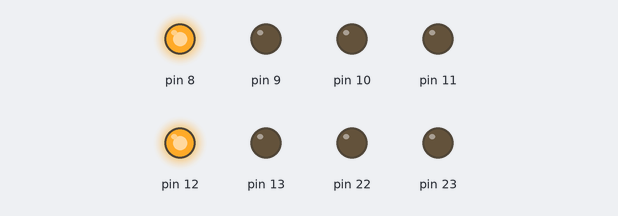
The sketch below on a simulated Arduino Uno, built with avr-gcc and run on an emulated ATmega328P. Shown: output pins drawn as LEDs (lit = HIGH).

Above: at 3.5 s.
At 6.5 s:
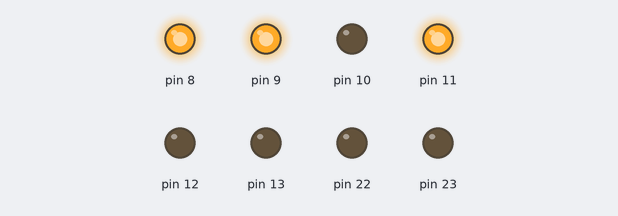
At 8.5 s:
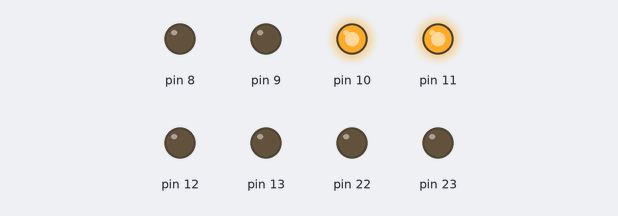
At 10.5 s:
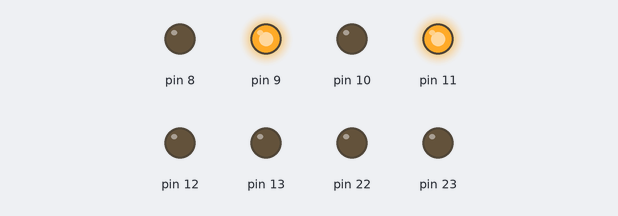
Timing chart, 0 to 12.5 s (numbered marks = the images above):
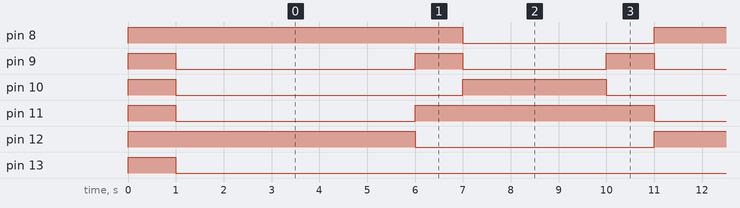

Measured:
- by itself, pin 8: alternates HIGH for 6.0 s and LOW for 4.0 s
- by itself, pin 9: repeats every 10.0 s: HIGH 1.0 s, LOW 3.0 s, HIGH 1.0 s, LOW 5.0 s
- by itself, pin 10: repeats every 10.0 s: HIGH 3.0 s, LOW 7.0 s
- by itself, pin 11, pin 12: alternates HIGH for 5.0 s and LOW for 5.0 s
- by itself, pin 13: HIGH → LOW at 1.0 s

The sketch:

kozlekedesiLampaTombos.ino
```cpp
byte allapot[] = {0b10001,0b01011,0b01100,0b01010};
byte ido[] = {5,1,3,1};

void setup() {
  DDRB = 0b11111111;
  PORTB = 63;
  delay(1000);
  PORTB=0;
}

void loop() {
  for(byte i = 0; i < sizeof(allapot); i++)
  {
    PORTB = allapot[i];
    delay(ido[i] * 1000);
  }
}
```
